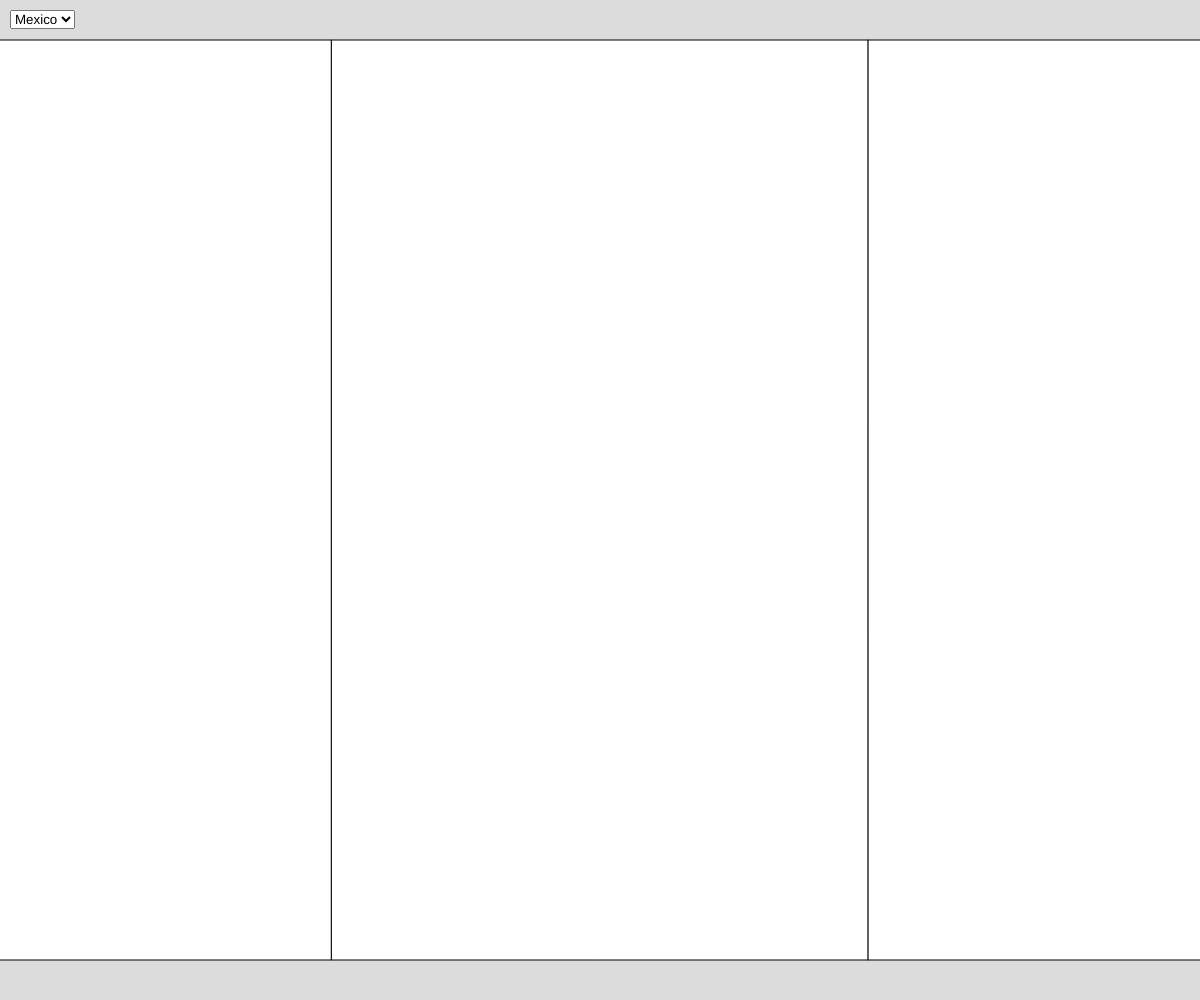
Frame 1 (no input)
Frame 60 (no input): identical to frame 1, image omitted
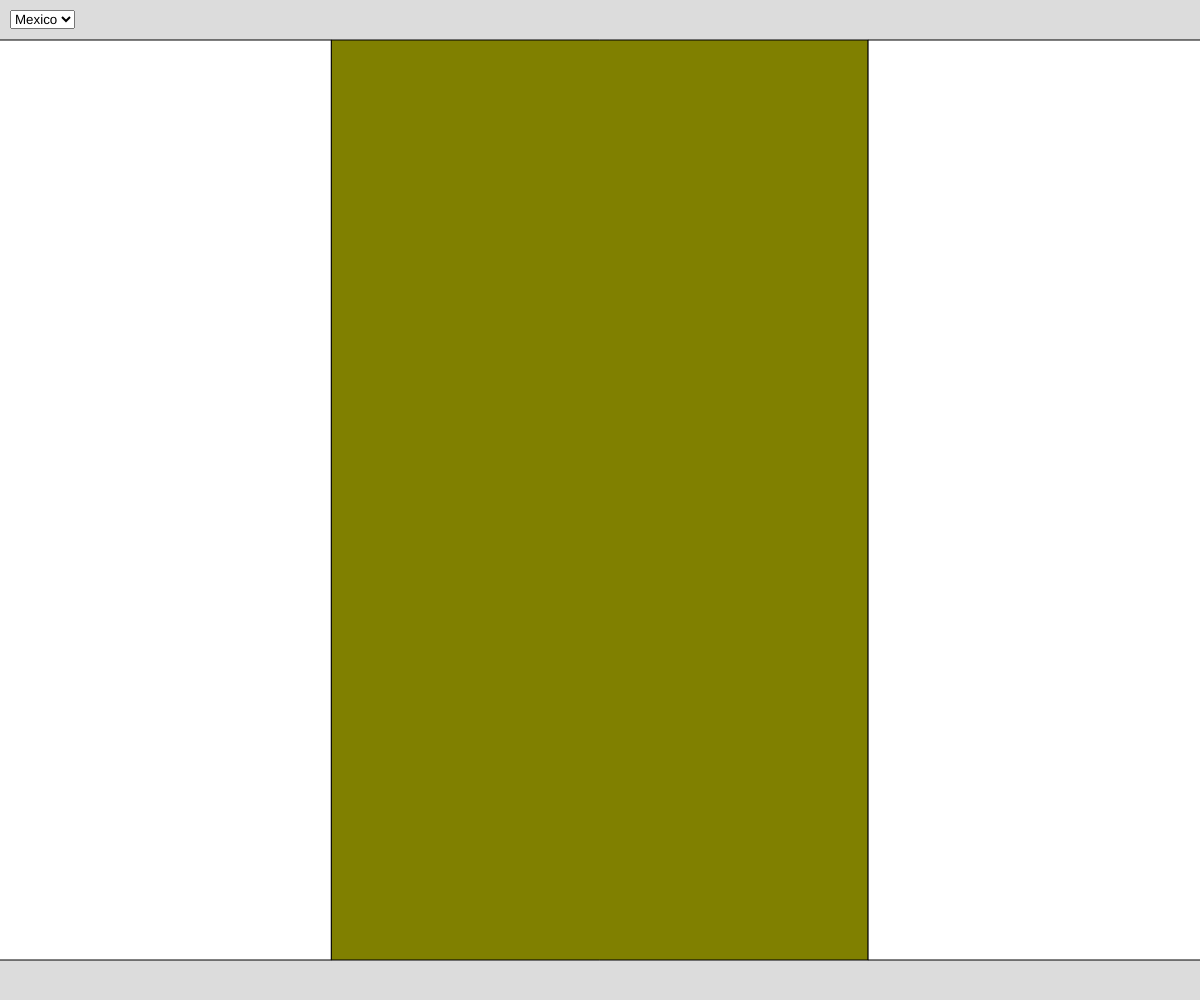
Frame 120 (the mouse pressed at the canvas centre since frame 60)

The p5.js sketch that drew these frames (run headless with seeded random() and noise() and a simulated clock; from frame 60 on, the mouse is pressed at the canvas centre):

// p5.js sketch
// ── sketch.js
let fps = 60;
let selection;
let select;

let colors = [];
let mouseWheels = [];
let mouseIndex = 0;
let smallHeight;
let once = false;

function setup() {
  createCanvas(windowWidth, windowHeight);
  frameRate(fps);

  createSelectMenu();
  selectEvent();
}

function draw() {

    background(220);

    if(selection === 'Mexico') {
        if(!once) {
            smallHeight = 4/7 < width / height;
            colors = [color(255), color(255), color(255)];
            mouseWheels = [0, 0, 0];

            once = true;

        }
        mexico();
    }

}

function mexico(){

    let flagHeight;
    let flagWidth;

    if(smallHeight){
        flagHeight = height - 80;
        flagWidth = flagHeight * 7 / 4;

    }else{
        flagWidth = width - 80;
        flagHeight = flagWidth * 4 / 7;
    }


    if(mouseX > (width - flagWidth) / 2 && mouseX < (width - flagWidth) / 2 + flagWidth / 3 && mouseY > (height - flagHeight) / 2 && mouseY < (height - flagHeight) / 2 + flagHeight) {
        mouseIndex = 0;
        colors[0] = color(((mouseX - (width - flagWidth) / 2) / (flagWidth / 3)) * 255, ((mouseY - (height - flagHeight) / 2) / flagHeight) * 255, mouseWheels[0] * 3);
    }

    else if(mouseX > (width - flagWidth) / 2 + flagWidth / 3 && mouseX < (width - flagWidth) / 2 + flagWidth * 2 / 3) {
        mouseIndex = 1;
        colors[1] = color(((mouseX - ((width - flagWidth) / 2 + flagWidth / 3)) / (flagWidth / 3)) * 255, ((mouseY - (height - flagHeight) / 2) / flagHeight) * 255, mouseWheels[1] * 3);
    }

    else if(mouseX > (width - flagWidth) / 2 + flagWidth * 2 / 3 && mouseX < (width - flagWidth) / 2 + flagWidth)
        colors[2] = color(255, 0, 0);

    fill(colors[0]);
    rect((width - flagWidth) / 2, (height - flagHeight) / 2, flagWidth / 3, flagHeight);

    fill(colors[1]);
    rect((width - flagWidth) / 2 + flagWidth / 3, (height - flagHeight) / 2, flagWidth / 3, flagHeight);

    fill(colors[2]);
    rect((width - flagWidth) / 2 + flagWidth * 2 / 3, (height - flagHeight) / 2, flagWidth / 3, flagHeight);

}

function mouseWheel(event){
    if(abs(event.deltaY) > 0)
        mouseWheels[mouseIndex] -= abs(event.deltaY) / event.deltaY
    mouseWheels[mouseIndex] = constrain(mouseWheels[mouseIndex], 0, 255 / 3);
}

function createSelectMenu(){
    select = createSelect();
    select.position(10, 10);

    select.option('Mexico');
    select.option('Taiwan');
    select.option('Japan');
    select.option('China');

    select.selected('Mexico');
    select.changed(selectEvent);
}

function selectEvent() {
    selection = select.value();
    reset();
}

function reset(){
    colors = [];
    once = false;
}
